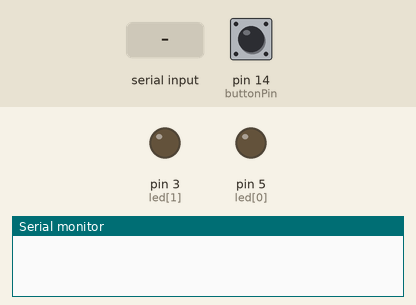
A sketch run on a simulated Arduino Uno, built with avr-gcc and run on an emulated ATmega328P. Parts: output pins drawn as LEDs (lit = HIGH), the last lines printed to the serial monitor. The test bench sets the inputs (shaded band); at power-on: pin 14 (buttonPin) LOW.

Above: at 1.2 s.
1.3 s: pin 14 (buttonPin) pulled HIGH for 0.15 s
At 2.11 s:
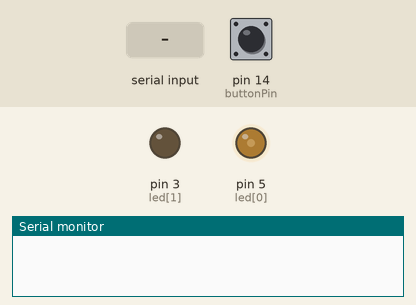
At 3.93 s:
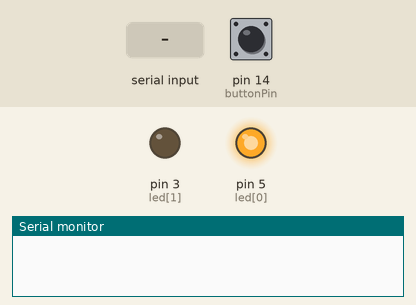
4.3 s: "g" received over Serial
7.3 s: "b" received over Serial
At 7.86 s:
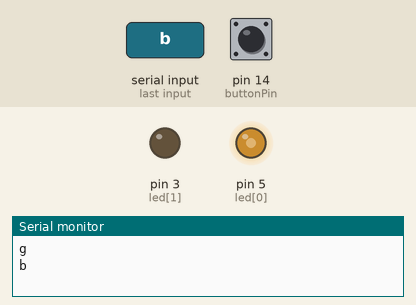
10.3 s: "d" received over Serial
13.3 s: pin 14 (buttonPin) pulled HIGH for 1 s
Timing chart, 0 to 16.3 s (numbered marks = the images above; inputs shaded):
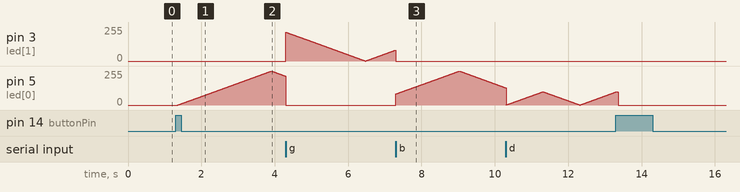

The sketch:

_5.ino
```cpp
/*
Fading an LED selected by serial input between a defined min max value for brightness with a button to toggle on off

Transmitting characters from terminal:
  b = select blue LEd
  g = select green led
  d = dark mode (darkens brghtnesses)
  l = light mode (you guessed it)

V6 will have the min max values change dependent on a light sensor!

Version 5

  by Ben Kazemi - ben.kazemi@gmail.com
  22/09/2015
*/

int ledselector = 0;
/*
  0 = first LED (blue)
  1 = second LED (green)
*/
int led[] = {5, 3};
int selectedLED = 0;
int maxLEDs = 2;

int buttonPin = 14;    // the number of the pushbutton pin
int brightness = 0;
boolean isIncreasing = true;
boolean toggle = false;
int buttonState;             // the current reading from the input pin
int lastButtonState = LOW;   // the previous reading from the input pin
int minBrightness = 0;
int maxBrightness = 255;
unsigned long delayTime = 10;
// the following variables are long's because the time, measured in miliseconds,
// will quickly become a bigger number than can be stored in an int.
long lastDebounceTime = 0;  // the last time the output pin was toggled
long debounceDelay = 50;    // the debounce time; increase if the output flickers

void setup() {
  /*
    most asyncronous transmission is done with a 'baud rate' which determines how many bits will be sent
     or received per second. because it's async, both the sender and receiver need to have the same baud rate
     otherwise they receive the wrong data (sampling at the wrong rate.
     syncronous transmission means the two ends share a common clock so you don't need this since each bit is
     transmitted per clock pulse, but removing the clock pulse means we can remove a wire from our circuit!
  */
  Serial.begin(9600); // initialize serial so a baud rate of 9600 bps (bits per second)


  pinMode(buttonPin, INPUT);
  for (int i = 0; i< maxLEDs; i++) {
    pinMode(led[i], OUTPUT);
  }
}

void loop() {
  //################### code responsible for debouncing the push button #########################
  int reading = digitalRead(buttonPin);

  if (reading != lastButtonState) {
    lastDebounceTime = millis();
  }

  if ((millis() - lastDebounceTime) > debounceDelay) {
    if (reading != buttonState) {
      buttonState = reading;
      if (buttonState == HIGH) {
        toggle = !toggle;
      }
    }
  }

  lastButtonState = reading;

  //#########################code we want to play with##########################################
  if (toggle) {
    analogWrite(led[selectedLED], brightness);

    if (isIncreasing)
      brightness++;
    else
      brightness--;

    if (brightness == minBrightness)    // you can see here and 2 lines down we add our own min max values
      isIncreasing = true ;
    else if (brightness == maxBrightness)
      isIncreasing = false;
  /*
    the delay time needs to change depending on the max brightness value IF you want the same length time per fade
  */
    delay(delayTime);
  } else {
    for (int i = 0; i< maxLEDs; i++) {
      digitalWrite(led[i], LOW);
    }
    isIncreasing = true;
    brightness = 0;
  }
}

/*
  SerialEvent occurs whenever a new data comes in the
 hardware serial RX.  This routine is run between each
 time loop() runs, so using delay inside loop can delay
 response.  Multiple bytes of data may be available.
 */
void serialEvent() {
  while (Serial.available()) { // see if there's anything in the received serial buffer
    // get the new byte:
    char inChar = (char)Serial.read(); // retrieve the received byte frmo the buffer and wipe it from the buffer
    // echo what the arduino has received!
    Serial.println(inChar);
    switch (inChar) {
      case 'b': selectedLED = 0; //select Blue LED
                break;
      case 'g': selectedLED = 1; //select Green LED
                break;
      case 'd': maxBrightness = 100; // Dark mode - make everything a bit darker
                brightness = 0;
                isIncreasing = true;
                delayTime = 10;
                break;
      case 'l': maxBrightness = 255; // Light mode - make everything a bit lighter
                brightness = 0;
                isIncreasing = true;
                delayTime = 5;
                break;


    }
    for (int i = 0; i< maxLEDs; i++) {
      if (i != selectedLED)
        digitalWrite(led[i], LOW);
    }
  }
}
```

Measured:
- after the input at 1.3 s, pin 5 (led[0]): rises from 0/255 to 255/255 in 2.5 s, then falls to 217/255 in 0.38 s
- after the input at 7.3 s, pin 5 (led[0]): rises from 0/255 to 255/255 in 1.7 s, then falls to 129/255 in 1.3 s
